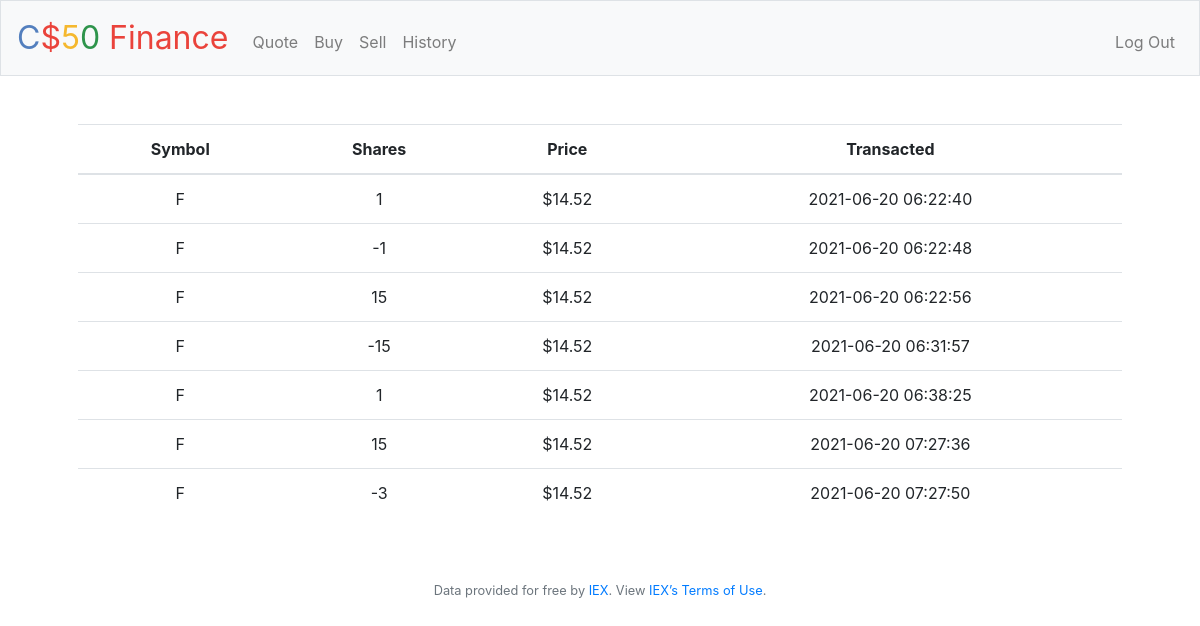
Screenshot of /history (signed in) with the database file from the repository.
### tables this page shows
CREATE TABLE stocks (
id INTEGER PRIMARY KEY AUTOINCREMENT NOT NULL,
userid INTEGER NOT NULL, 
symbol TEXT NOT NULL, 
name TEXT NOT NULL, 
shares INTEGER NOT NULL, 
price NUMBERIC NOT NULL, 
total NUMBERIC NOT NULL, 
transacted TIMESTAMP DEFAULT CURRENT_TIMESTAMP NOT NULL,
FOREIGN KEY(userid) REFERENCES users(id)
);

### application.py (the view)
@app.route("/history")
@login_required
def history():
    history = db.execute("SELECT symbol, shares, price, transacted FROM stocks WHERE userid = ?", session['user_id'])
    return render_template("history.html", history=history)

### application.py (called while the page is built)
@app.after_request
def after_request(response):
    response.headers["Cache-Control"] = "no-cache, no-store, must-revalidate"
    response.headers["Expires"] = 0
    response.headers["Pragma"] = "no-cache"
    return response

### helpers.py (called while the page is built)
def login_required(f):
    @wraps(f)
    def decorated_function(*args, **kwargs):
        if session.get("user_id") is None:
            return redirect("/login")
        return f(*args, **kwargs)
    return decorated_function

def usd(value):
    return f"${value:,.2f}"

### templates/history.html (shortened to what this page needs)
{% extends "layout.html" %}
{% block main %}
    <table class="table table-hover">
        <thead>
            <tr>
                <th scope="col">Symbol</th>
                <th scope="col">Shares</th>
                <th scope="col">Price</th>
                <th scope='col'>Transacted</th>
            </tr>
        </thead>
        <tbody>
            {% for item in history %}
            <tr>
                <td>{{ item.symbol }}</td>
                <td>{{ item.shares }}</td>
                <td>{{ usd(item.price) }}</td>
                <td>{{ item.transacted }}</td>
            {% endfor %}
            </tr>
        </tbody>
    </table>
{% endblock %}

### templates/layout.html (shortened to what this page needs)
<!DOCTYPE html>
<html lang="en">
    <head>
        <link rel="stylesheet" href="https://cdn.jsdelivr.net/npm/bootstrap@4.5.3/dist/css/bootstrap.min.css">
        <link href="/static/styles.css" rel="stylesheet">
    </head>
    <body>
        <nav class="navbar navbar-expand-md navbar-light bg-light border">
            <a class="navbar-brand" href="/"><span class="blue">C</span><span class="red">$</span><span class="yellow">5</span><span class="green">0</span> <span class="red">Finance</span></a>
            <div class="collapse navbar-collapse" id="navbar">
                {% if session.user_id %}
                    <ul class="navbar-nav mr-auto mt-2">
                        <li class="nav-item"><a class="nav-link" href="/quote">Quote</a></li>
                        <li class="nav-item"><a class="nav-link" href="/buy">Buy</a></li>
                        <li class="nav-item"><a class="nav-link" href="/sell">Sell</a></li>
                        <li class="nav-item"><a class="nav-link" href="/history">History</a></li>
                    </ul>
                    <ul class="navbar-nav ml-auto mt-2">
                        <li class="nav-item"><a class="nav-link" href="/logout">Log Out</a></li>
                    </ul>
                {% else %}
                    <ul class="navbar-nav ml-auto mt-2">
                        <li class="nav-item"><a class="nav-link" href="/register">Register</a></li>
                        <li class="nav-item"><a class="nav-link" href="/login">Log In</a></li>
                        <li class="nav-item"><a class="nav-link" href="/reset_password">Reset Password</a></li>
                    </ul>
                {% endif %}
            </div>
        </nav>
        <main class="container p-5">
            {% block main %}{% endblock %}
        </main>
        <footer class="small text-center text-muted">
            Data provided for free by <a href="https://iextrading.com/developer">IEX</a>. View <a href="https://iextrading.com/api-exhibit-a/">IEX’s Terms of Use</a>.
        </footer>
    </body>
</html>

### static/styles.css (style rules this page uses)
nav .navbar-brand { font-size: xx-large; }
nav .navbar-brand .blue { color: #537fbe; }
nav .navbar-brand .red { color: #ea433b; }
nav .navbar-brand .yellow { color: #f5b82e; }
nav .navbar-brand .green { color: #2e944b; }
main { overflow-x: auto; text-align: center; }

### rows the page displays
stocks: symbol "F", shares "1", price "$14.52", transacted "2021-06-20 06:22:40"
stocks: symbol "F", shares "-1", price "$14.52", transacted "2021-06-20 06:22:48"
stocks: symbol "F", shares "15", price "$14.52", transacted "2021-06-20 06:22:56"
stocks: symbol "F", shares "-15", price "$14.52", transacted "2021-06-20 06:31:57"
stocks: symbol "F", shares "1", price "$14.52", transacted "2021-06-20 06:38:25"
stocks: symbol "F", shares "15", price "$14.52", transacted "2021-06-20 07:27:36"
stocks: symbol "F", shares "-3", price "$14.52", transacted "2021-06-20 07:27:50"
